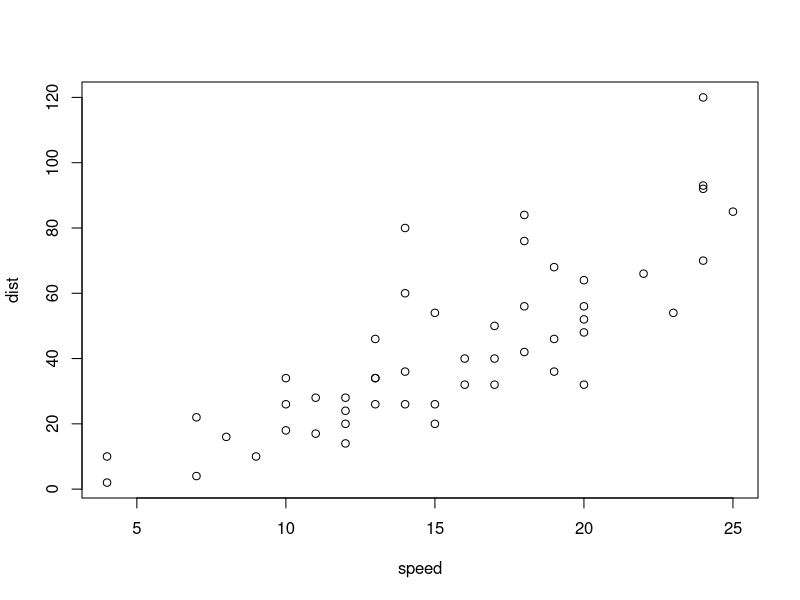
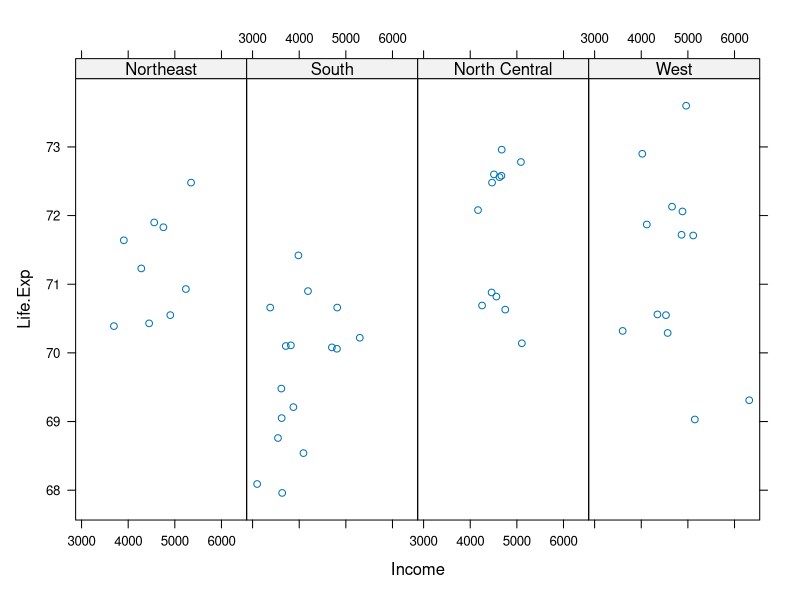
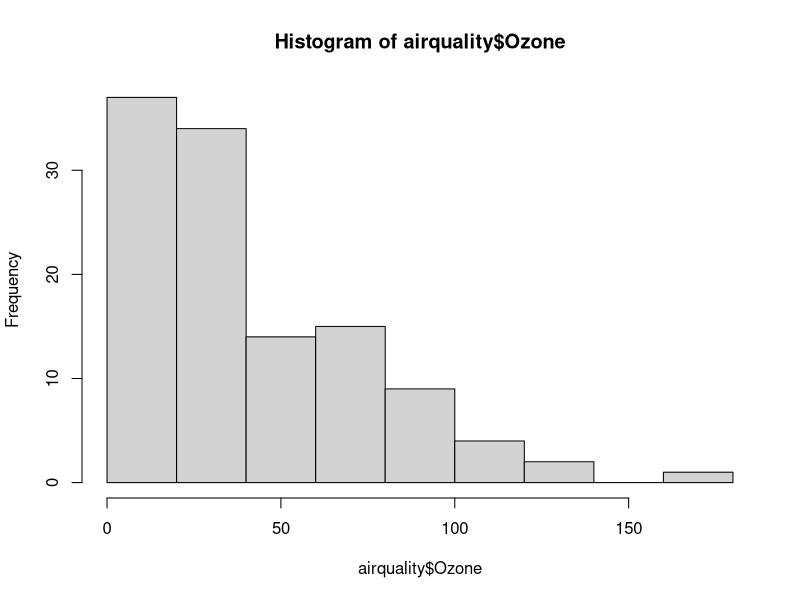
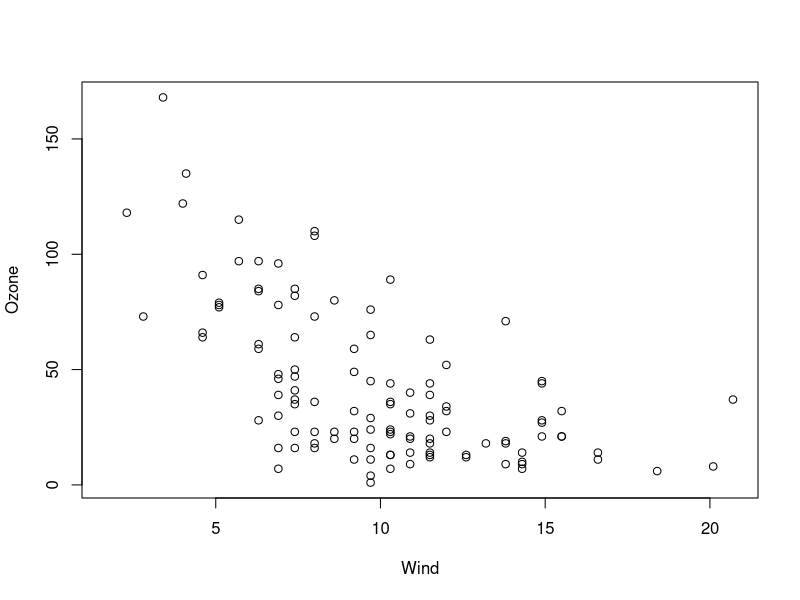
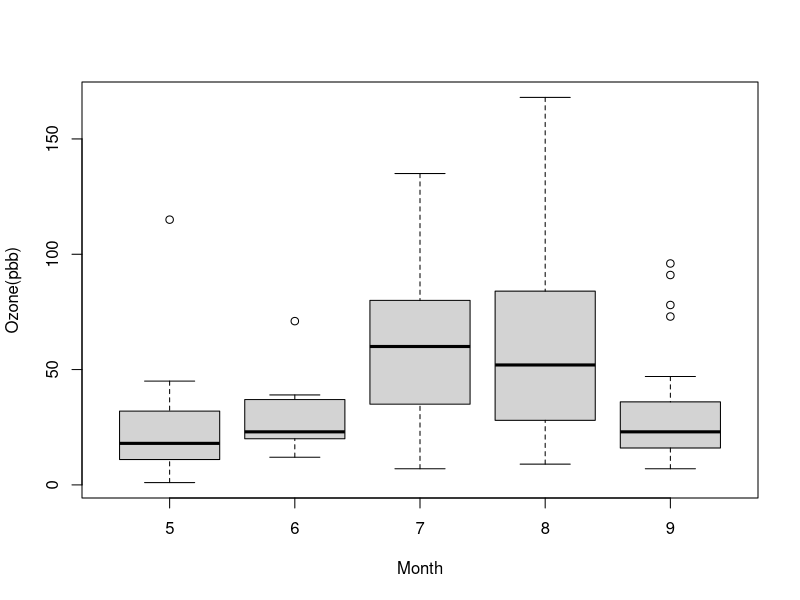
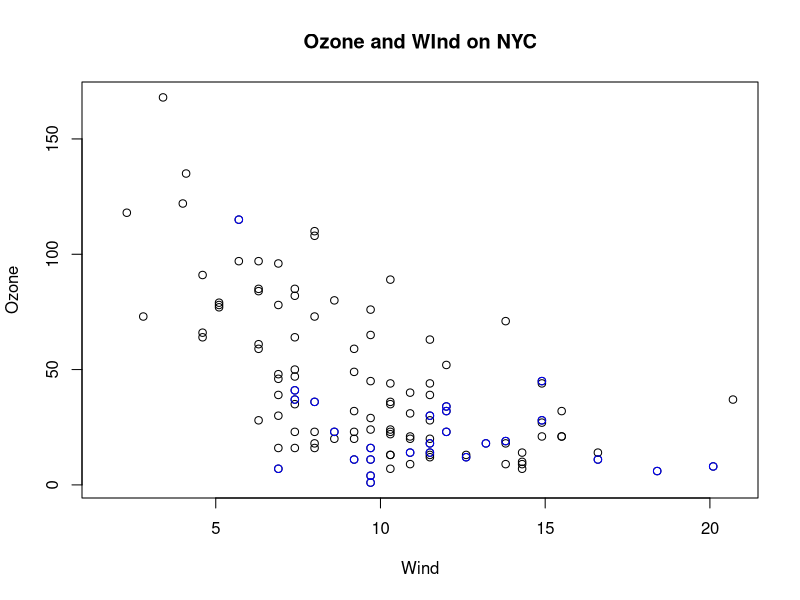
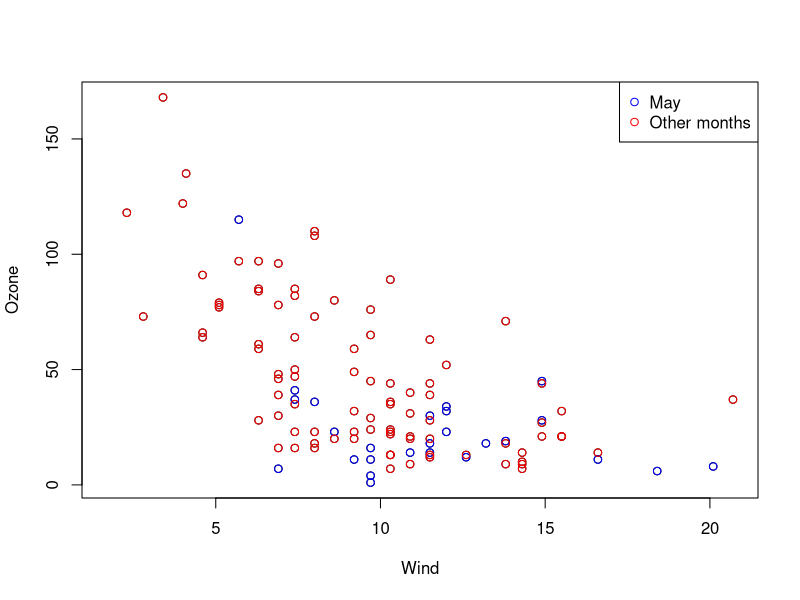
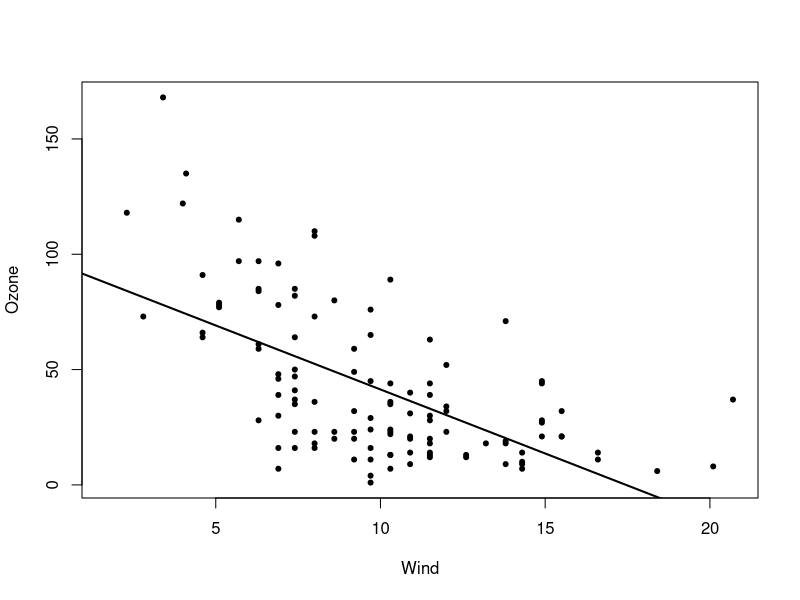

Recreate these plots in R, in order.
#Principle of analytic graphics: show comparisons
# Role of exploratory data: xin place of formal modelling
#
########

#Week 1, Lesson 2
#Base plotting
library(datasets)
data(cars)
with(cars, plot(speed, dist))

#Lattice
# All in one command, hence need to specify alot including margins and spacing
#eg: conditioning plot, plot y~x conditioning on diff variables z
library(lattice)
state <- data.frame(state.x77, region = state.region)
xyplot(Life.Exp ~ Income | region, data = state, layout = c(4,1))

library(ggplot2)
###########
library(lattice)

library(datasets)
hist(airquality$Ozone)
with(airquality, plot(Wind, Ozone))

airquality <- transform(airquality, Month = factor(Month))
boxplot(Ozone ~ Month , airquality, xlab = "Month", ylab = "Ozone(pbb)")

#pch: plotting symbol
#lty : line type
#lwd: line width
#col: line color
#xlab, ylab: label on respective axes

#par(): oma: outer margin for printing aesthetics
par("lty") #and below to see the current settings of the par parameters
par("oma")
par("mar") #clockwise direction, starting from left. Margin length
par("mfrow")


#Adding to plot
##lines points, text, title, mtext (margin text) (arbitrary text to margins), axis

with(airquality, plot(Wind, Ozone))
title(main ="Ozone and WInd on NYC")   #Adding a title
with(subset(airquality, Month==5), points(Wind, Ozone, col = "blue"))

with(airquality, plot(Wind, Ozone), main = "Ozone and Wind in NYC", type = "n")
with(subset(airquality, Month ==5), points(Wind, Ozone, col = "blue"))
with(subset(airquality, Month != 5), points(Wind, Ozone, col = "red"))
legend("topright", pch = 1, col = c("blue", "red"), legend = c("May", "Other months"))

with(airquality, plot(Wind, Ozone, pch = 20), main = "Ozone and Wind in NYC")
model <- lm(Ozone ~ Wind, airquality)
abline(model, lwd = 2)

par(mfrow = c(1,2))
with(airquality, {
  plot(Wind, Ozone, main = "Ozone and Wind")
  plot(Solar.R, Ozone, main = "Ozone and SOlar Radiation")
})

par(mfrow = c(1,3), mar = c(4,4,2,1), oma = c(0,0,2,0))
with(airquality, {
  plot(Wind, Ozone, main = "Ozone and Wind")
  plot(Solar.R, Ozone, main = "Ozone and SOlar Radiation")
  plot(Temp, Ozone, main = "Ozone and Temperature")
  mtext("Ozone and Weather in NYC", outer = TRUE)
})

